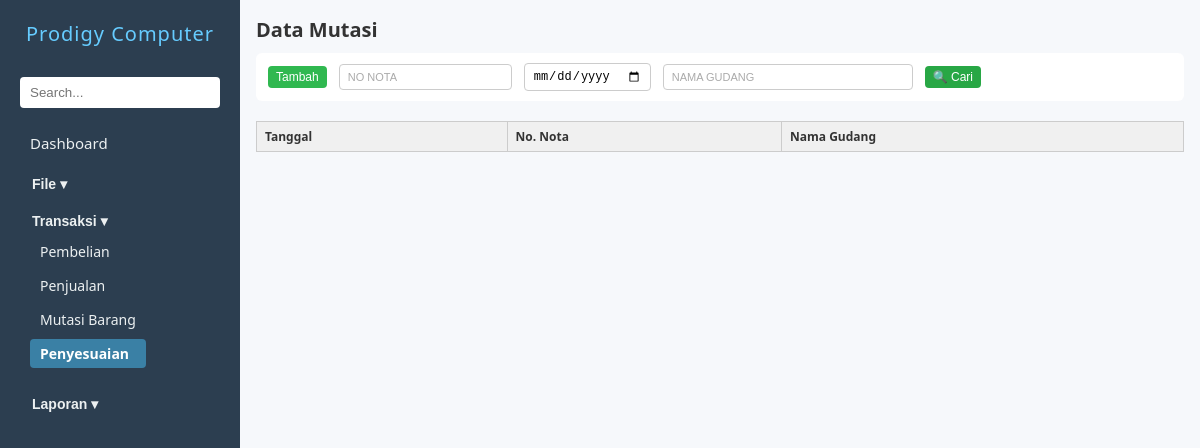
Page /penyesuaian.php on the earlier database version.
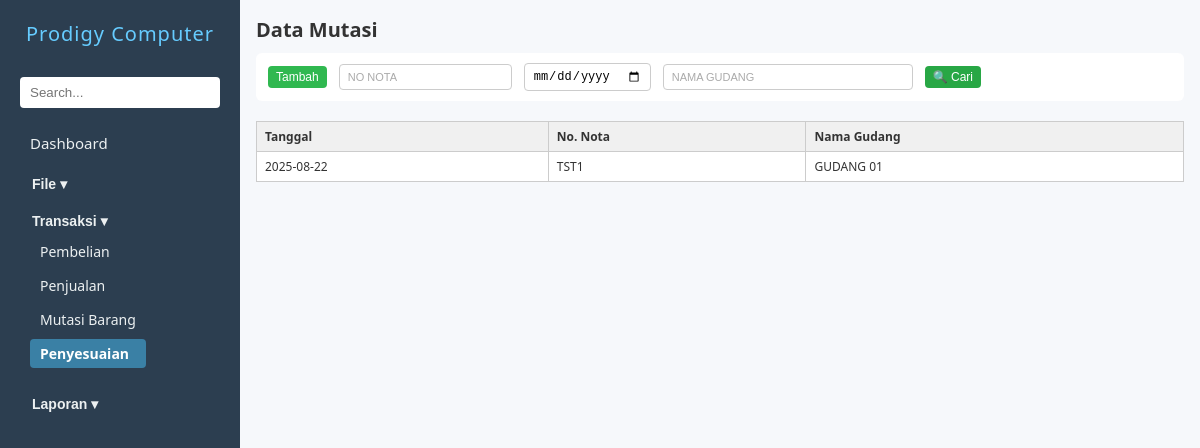
Same page on the later database version.
### tables this page shows
CREATE TABLE `zpenyesuaian` (
  `nonota` char(30) DEFAULT NULL,
  `tgl` date DEFAULT NULL,
  `kodegd` char(10) DEFAULT NULL
);

CREATE TABLE `zgudang` (
  `kodegd` char(20) NOT NULL,
  `namagd` char(50) NOT NULL
);

### penyesuaian.php (the view, shortened to what this page needs)
<?php
include 'koneksi.php';
$query = mysqli_query($conn, "
    SELECT zpenyesuaian.tgl, zpenyesuaian.nonota, zgudang.namagd
    FROM zpenyesuaian
    JOIN zgudang ON zpenyesuaian.kodegd = zgudang.kodegd
    ORDER BY zpenyesuaian.tgl DESC, zpenyesuaian.nonota DESC
    LIMIT 10
");
?>
<!DOCTYPE html>
<html lang="en">
<head>
    <link rel="stylesheet" href="navbar.css" />
    <link rel="stylesheet" href="form.css" />
</head>
<body>
    <?php include 'navbar.php'; ?>
    <main>
        <h2>Data Mutasi</h2>
        <div class="action-bar">
            <button type="button" class="action-btn tambah" onclick="window.location.href='inputpenyesuaian.php'">Tambah</button>
            <input type="text" id="inputNoNota" placeholder="No Nota" style="text-transform: uppercase;">
            <input type="date" id="inputTgl">
            <input type="text" name="namagd" id="inputNamagd" placeholder="Nama gudang" class="medium-input" style="text-transform: uppercase;">
            <button type="button" class="action-btn cari" onclick="triggerSearch()">🔍 Cari</button>
        </div>
        <div id="tabelHasil" class="form-grid" style="margin-top: 20px;">
            <table class="tabel-hasil">
                <thead>
                    <tr>
                        <th>Tanggal</th>
                        <th>No. Nota</th>
                        <th>Nama Gudang</th>
                    </tr>
                </thead>
                <tbody>
                    <?php while ($row = mysqli_fetch_assoc($query)): ?>
                        <tr onclick="tampilkanKonfirmasiEdit('<?= $row['nonota'] ?>')">
                            <td><?= $row['tgl'] ?></td>
                            <td><?= $row['nonota'] ?></td>
                            <td><?= $row['namagd'] ?></td>
                        </tr>
                    <?php endwhile; ?>
                </tbody>
            </table>
        </div>
    </main>
</body>
</html>

Differences in the rows shown:
added zpenyesuaian: tgl "2025-08-22", nonota "TST1", zgudang.namagd "GUDANG 01"
